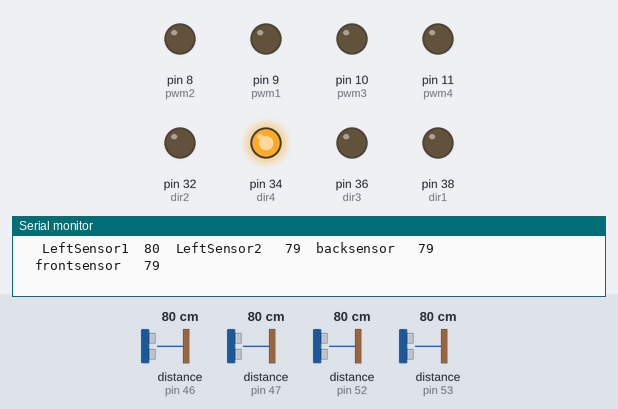
Simulated run of this sketch. Board: Arduino Mega 2560, built with avr-gcc and run on an emulated ATmega2560. Parts: output pins drawn as LEDs (lit = HIGH), the last lines printed to the serial monitor. Wiring (inferred from the names in the program): 4 × ultrasonic range finder: trigger pin 48, echo pin 46 / trigger pin 49, echo pin 47 / trigger pin 50, echo pin 52 / trigger pin 51, echo pin 53. The test bench sets the inputs (shaded band); at power-on: distance to the obstacle (sensors on pin 52, pin 53, pin 46, pin 47) 80 cm. The echo pulse lasts 58.3 µs per cm; pins used as bus, display or sensor lines are not drawn.

Above: at 1.2 s.
1.3 s: distance to the obstacle (sensor on pin 52) set to 75 cm
At 2.07 s:
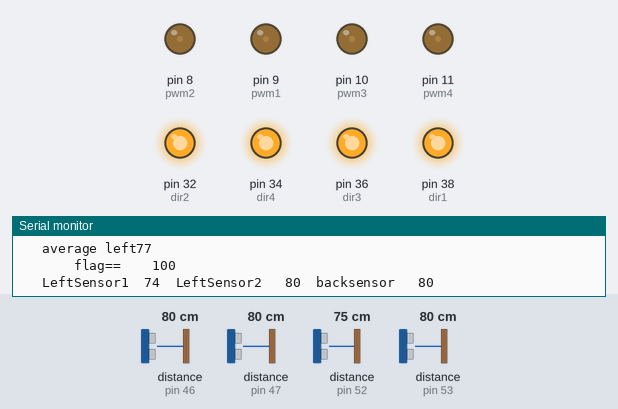
4.3 s: distance to the obstacle (sensor on pin 53) set to 2 cm
At 5.2 s:
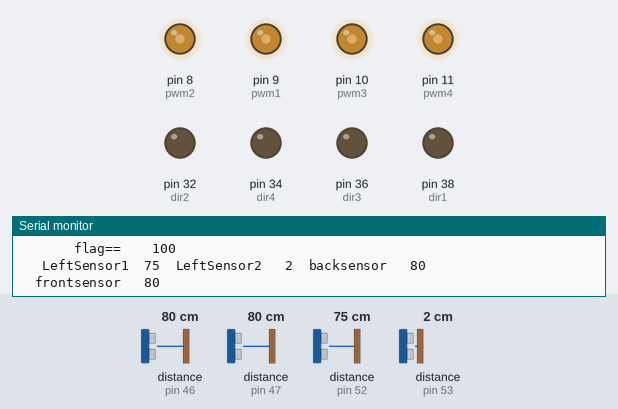
5.8 s: distance to the obstacle (sensor on pin 53) set to 68 cm
8.8 s: distance to the obstacle (sensor on pin 53) set to 74 cm
At 10.1 s:
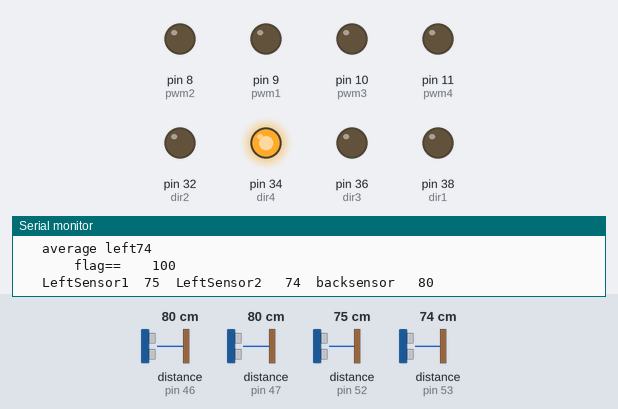
11.8 s: distance to the obstacle (sensor on pin 52) set to 66 cm
At 12.2 s:
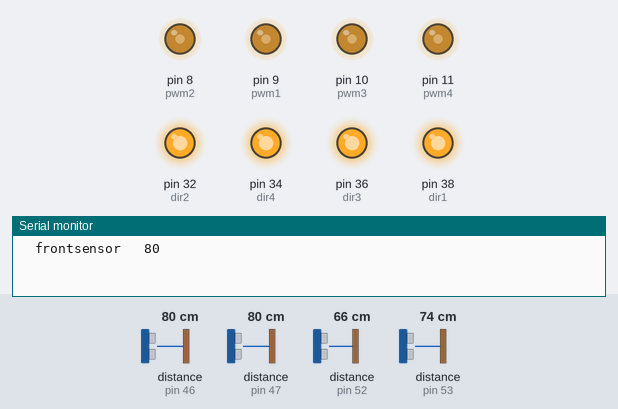
Timing chart, 0 to 14.8 s (numbered marks = the images above; inputs shaded):
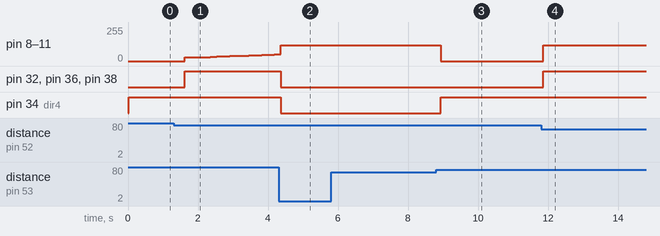

The sketch:

31_night.ino
```cpp
int trigPin1 = 50;
int echoPin1 = 52;
int trigPin2 = 51;
int echoPin2 = 53;
int trigPin3 = 49;
int echoPin3 = 47;
int trigPin4 = 48;
int echoPin4 = 46;

int dir1 = 38, dir2 = 32, dir3 = 36, dir4 = 34;
int pwm1 = 9, pwm2 = 8, pwm3 = 10 , pwm4 = 11;


int lastback, backsensor, errorback, ls1, ls2, avgls, err = 0;
double pulse, inches, cm, distance, duration;
int frontsensor;
int lasterrorls = 0, totalerrorls = 0;
int lastl1 = 0, lastl2 = 0, lastls = 0, errorls;
int sp1 = 100, sp2 = 140;
float kp = 3.8, kd = 2.3 , ki = 0.3;
float p = 0, i = 0, d = 0, pid = 0;
int sp =80;
int flag = 100;

void setup()
{
  Serial.begin(9600);

  pinMode(trigPin1 , OUTPUT);
  pinMode(echoPin1, INPUT);
  pinMode(trigPin2, OUTPUT);
  pinMode(echoPin2, INPUT);
  pinMode(trigPin3, OUTPUT);
  pinMode(echoPin3, INPUT);
  pinMode(trigPin4, OUTPUT);
  pinMode(echoPin4, INPUT);

  pinMode(pwm1, OUTPUT);
  pinMode(dir1, OUTPUT);
  pinMode(pwm2, OUTPUT);
  pinMode(dir2, OUTPUT);
  pinMode(pwm3, OUTPUT);
  pinMode(dir3, OUTPUT);
  pinMode(pwm4, OUTPUT);
  pinMode(dir4, OUTPUT);

}


void loop()
{

  // ********************************************************************

  SonarSensor(trigPin1, echoPin1);
  ls1 = distance;
  SonarSensor(trigPin2, echoPin2);
  ls2 = distance;
  SonarSensor(trigPin3, echoPin3);
  backsensor = distance;
  SonarSensor(trigPin4, echoPin4);
  frontsensor = distance;


  avgls = (ls1 + ls2) / 2;
  errorls = ls2 - ls1;
  cal();
  totalerrorls += abs(errorls);

  correctl();

if( flag==100)
{
  correctr();
}
  if (flag == 0)
  {
    if ((backsensor < 110) && (avgls < 105))
    {
      diaright();
//      correctr();
    }

    else if ((backsensor >= 110 ) && (avgls >= 105))
    {
      analogWrite(pwm2, 0);
      digitalWrite(dir2, HIGH);
      analogWrite(pwm4, 0);
      digitalWrite(dir4, HIGH);
      flag = 1;
    }
  }

  if (flag == 1)
  {
    if (backsensor < 130)
    {
      forward();


    }
    else if (backsensor>130)
    {


//      correctl();
        flag = 2;
    }
  }


  if (flag == 2 )
  {
    if ((backsensor<280)&&(avgls>40))
    {
      dialeft();
      //      correctl();
    }
    else if ((backsensor <= 117 ) && (avgls <=40))
    {

      analogWrite(pwm1, 0);
      digitalWrite(dir1, HIGH);
      analogWrite(pwm3, 0);
      digitalWrite(dir3, HIGH);
      flag = 3;
    }
  }
  if (flag == 3)
  {
    if (backsensor > 310)
    {
      forward();
      //      correctr();

    }
    else if (backsensor > 310)
    {

      analogWrite(pwm2, 0);
      digitalWrite(dir2, HIGH);
      analogWrite(pwm4, 0);
      digitalWrite(dir4, HIGH);

    }
  }

  if (flag == 4)
  {
    set_zero();

  }


  lasterrorls = errorls;


  Serial.print("   LeftSensor1  ");
  Serial.print(ls1);
  Serial.print("  LeftSensor2   ");
  Serial.print(ls2);
  Serial.print("  backsensor   "  );
  Serial.println(backsensor);
  Serial.print("  frontsensor   "  );
  Serial.println(frontsensor);


  Serial.println("                  ");
  Serial.println("                  ");
  Serial.println("                  ");

  Serial.print("   average left" );
  Serial.println(avgls);
  Serial.print("       flag==    ");
  Serial.println(flag);
  lastls = avgls;

}


void SonarSensor(int trigPin, int echoPin)
{


  digitalWrite(trigPin, LOW);
  delayMicroseconds(2);
  digitalWrite(trigPin, HIGH);
  delayMicroseconds(10);
  digitalWrite(trigPin, LOW);
  duration = pulseIn(echoPin, HIGH);
  distance = (duration / 2) / 29.1;

}


void dialeft()
{

  analogWrite(pwm1, sp);
  analogWrite(pwm3, sp);
  digitalWrite(dir1, LOW);
  digitalWrite(dir3, HIGH);

}

void diaright()
{
  digitalWrite(dir2, LOW);
  digitalWrite(dir4, HIGH);
  analogWrite(pwm2, sp);
  analogWrite(pwm4, sp);

}


void correctl()
{


  if (errorls < -5 )
  {
    analogWrite(pwm2, pid );
    digitalWrite(dir2, LOW);
    analogWrite(pwm4, pid);
    digitalWrite(dir4, LOW);

  }
  if (errorls > 5)
  {
    analogWrite(pwm2, pid );
    digitalWrite(dir2, HIGH);
    analogWrite(pwm4, pid);
    digitalWrite(dir4, HIGH);

  }

  if ((errorls > -5) && (errorls < 5))
  {
    analogWrite(pwm2, 0);
    digitalWrite(dir2, LOW);
    analogWrite(pwm4, 0);
    digitalWrite(dir4, HIGH);

  }
}

/*void correctl_1()
  {
    if (errorls < -5)
  {
    analogWrite(pwm2, pid );
    digitalWrite(dir2, LOW);
    analogWrite(pwm4, pid);
    digitalWrite(dir4, LOW);

  }
  if (errorls > 5)
  {
    analogWrite(pwm2, pid );
    digitalWrite(dir2, HIGH);
    analogWrite(pwm4, pid);
    digitalWrite(dir4, HIGH);

  }

  if ((errorls > -5) && (errorls < 5))
  {
    analogWrite(pwm2, 0);
    digitalWrite(dir2, LOW);
    analogWrite(pwm4, 0);
    digitalWrite(dir4, HIGH);

  }
  }*/

void forward()
{
  digitalWrite(dir1, LOW);
  digitalWrite(dir2, LOW);
  digitalWrite(dir3, HIGH);
  digitalWrite(dir4, HIGH);
  analogWrite(pwm1, sp);
  analogWrite(pwm2, sp);
  analogWrite(pwm3, sp);
  analogWrite(pwm4, sp);
}
void backward()
{
  digitalWrite(dir1, HIGH);
  digitalWrite(dir2, HIGH);
  digitalWrite(dir3, LOW);
  digitalWrite(dir4, LOW);
  analogWrite(pwm1, sp);
  analogWrite(pwm2, sp);
  analogWrite(pwm3, sp);
  analogWrite(pwm4, sp);
}
void left()
{
  digitalWrite(dir1, LOW);
  digitalWrite(dir2, HIGH);
  digitalWrite(dir3, HIGH);
  digitalWrite(dir4, LOW);
  analogWrite(pwm1, sp);
  analogWrite(pwm2, sp);
  analogWrite(pwm3, sp);
  analogWrite(pwm4, sp);
}
void right()
{
  digitalWrite(dir1, HIGH);
  digitalWrite(dir2, LOW);
  digitalWrite(dir3, LOW);
  digitalWrite(dir4, HIGH);
  analogWrite(pwm1, sp);
  analogWrite(pwm2, sp);
  analogWrite(pwm3, sp);
  analogWrite(pwm4, sp);
}

void correctr()
{


  if (errorls < -5)
  {
    analogWrite(pwm1, pid );
    digitalWrite(dir1, LOW);
    analogWrite(pwm3, pid);
    digitalWrite(dir3, LOW);

  }
  if (errorls > 5)
  {
    analogWrite(pwm1, pid );
    digitalWrite(dir1, HIGH);
    analogWrite(pwm3, pid);
    digitalWrite(dir3, HIGH);

  }

  if ((errorls > -5) && (errorls < 5))
  {
    analogWrite(pwm1, 0);
    digitalWrite(dir1, LOW);
    analogWrite(pwm3, 0);
    digitalWrite(dir3, LOW);

  }
}

void set_zero()
{


  analogWrite(pwm1, 0);
  analogWrite(pwm2, 0);
  analogWrite(pwm3, 0);
  analogWrite(pwm4, 0);


}
void cal()
{

  if (errorls > 0)
  {
    p = errorls * kp;
    d = (errorls - lasterrorls) * kd;
    i =  totalerrorls * ki;
    pid = (p + d + i);

    if (pid > 120)
      pid = 120;
  }

  if (errorls < 0)
  {
    p = (-errorls) * kp;
    d = abs(errorls - lasterrorls) * kd;
    i =  totalerrorls * ki;
    pid = (p + d + i );

    if (pid > 120)
      pid = 120;
  }
}
```

Measured:
- the behaviour switches between 76 and 75 cm on distance to the obstacle (sensor on pin 52) (found by bisection; images 0 and 1)
- the behaviour switches between 70 and 71 cm on distance to the obstacle (sensor on pin 53) (found by bisection; images 2 and 3)
- the behaviour switches between 69 and 68 cm on distance to the obstacle (sensor on pin 52) (found by bisection; images 3 and 4)
- after the input at 1.3 s, pin 8 (pwm2), pin 9 (pwm1), pin 10 (pwm3), pin 11 (pwm4): moves from 0/255 to 50/255 over 2.6 s, starting after 0.32 s; pin 32 (dir2), pin 36 (dir3), pin 38 (dir1): LOW → HIGH after 0.32 s
- after the input at 4.3 s, pin 32 (dir2), pin 34 (dir4), pin 36 (dir3), pin 38 (dir1): HIGH → LOW after 0.06 s
- after the input at 8.8 s, pin 8 (pwm2), pin 9 (pwm1), pin 10 (pwm3), pin 11 (pwm4): 120/255 → 0/255 after 0.13 s; pin 34 (dir4): LOW → HIGH after 0.13 s
- after the input at 11.8 s, pin 8 (pwm2), pin 9 (pwm1), pin 10 (pwm3), pin 11 (pwm4): 0/255 → 120/255 after 0.06 s; pin 32 (dir2), pin 36 (dir3), pin 38 (dir1): LOW → HIGH after 0.06 s
